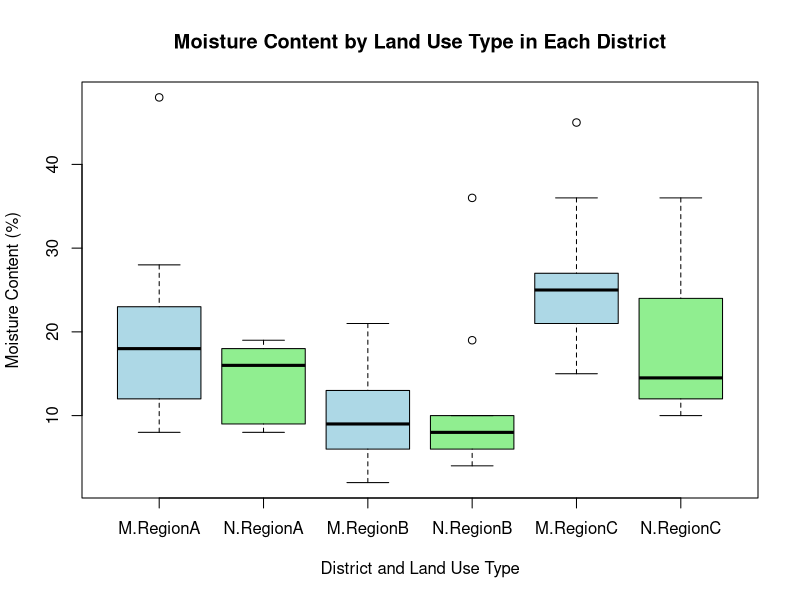

This figure's R source:
# Load required libraries
library(dplyr)
library(broom)

# Combine all data into one dataframe
data_all <- data.frame(
  District = c(rep("RegionB", 20),
               rep("RegionA", 20),
               rep("RegionC", 20)),
  Land_use_type = c(rep(c(rep("M", 10), rep("N", 10)), 3)),
  Depth = rep("D1", 60),
  MC = c(
    # RegionB data
    10, 13, 2, 18, 21, 4, 11, 8, 6, 6, 36, 7, 4, 8, 6, 8, 10, 19, 4, 9,
    # RegionA data
    48, 23, 13, 19, 12, 9, 17, 8, 23, 28, 16, 10, 17, 18, 19, 9, 9, 16, 18, 8,
    # RegionC data
    25, 25, 21, 19, 45, 36, 24, 27, 15, 27, 14, 12, 20, 25, 13, 15, 24, 10, 36, 10
  )
)

# Check combined data structure
str(data_all)

# Perform independent t-tests by District
t_test_results <- data_all %>%
  group_by(District) %>%
  do(tidy(t.test(MC ~ Land_use_type, data = .)))

# View the results
print(t_test_results)
boxplot(MC ~ Land_use_type + District, data = data_all,
        main = "Moisture Content by Land Use Type in Each District",
        xlab = "District and Land Use Type",
        ylab = "Moisture Content (%)",
        col = c("lightblue", "lightgreen"))
